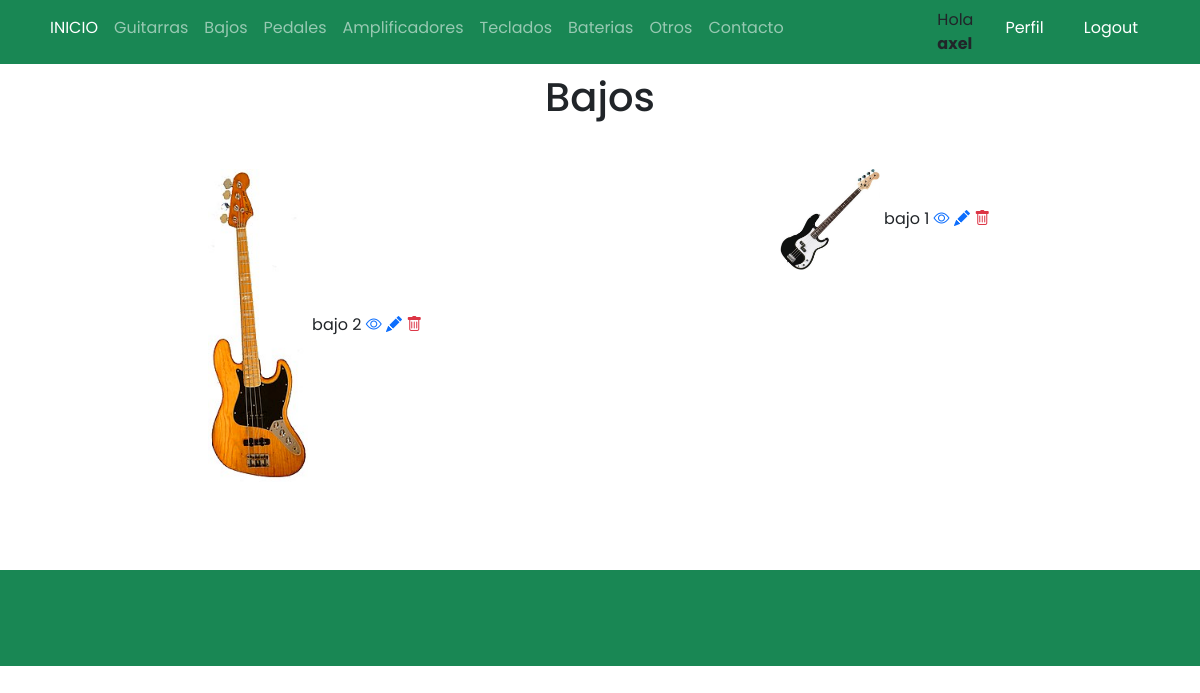
Screenshot of /listaBajos/ (signed in) with the database file from the repository.
### Base/models.py (models this page shows, shortened)
class Instrumento(models.Model):
    instrumentoSeleccion = (
    ('guitarra','Guitarra'),
    ('bajo', 'Bajo'),
    ('pedal','Pedal'),
    ('bateria','Bateria'),
    ('teclado','Teclado'),
    ('amplificador','Amplificador'),
    ('otro', 'Otro'),
    )
    usuario = models.ForeignKey(User, on_delete=models.CASCADE, null=True, blank=True)
    titulo = models.CharField(max_length=200)
    instrumento = models.CharField(max_length=15, choices=instrumentoSeleccion, default='guitarra')
    marca = models.CharField(max_length=40)
    modelo = models.CharField(max_length=40)
    descripcion = models.TextField(null=True, blank=True)
    year = models.IntegerField()
    precio = models.DecimalField(max_digits=10, decimal_places=2)
    fechaPublicacion = models.DateTimeField(auto_now_add=True)
    telefonoContacto = models.IntegerField()
    emailContacto = models.EmailField()
    imagenInstrumento = models.ImageField(null=True, blank=True, upload_to="imagenes/")
    class Meta:
        ordering = ['usuario', '-fechaPublicacion']

### Base/views.py (the view)
# urls.py: path('listaBajos/', BajoLista.as_view(), name='bajos'),
class BajoLista(LoginRequiredMixin, ListView):
    context_object_name = 'bajos'
    queryset = Instrumento.objects.filter(instrumento__startswith='bajo')
    template_name = 'Base/listaBajos.html'

### Base/templates/Base/listaBajos.html
{% extends 'Base/home.html' %}
{% block content %}
<br>
<br>
<div class="container text-center">
    <h1>Bajos</h1>
</div>
<br>
<div class="container text-center">
    <div class="row">
            {% for bajo in bajos %}
            <div class="col-sm-6 align-items-center">
                <div class="card-body">
                <img src="{{bajo.imagenInstrumento.url}}" class="" width="100px">
                {{bajo.titulo}}
                <a href="{% url 'bajo' bajo.id %}"><i class="bi bi-eye"></i></a>
                {% if user.id == bajo.usuario.id %}
                <a href="{% url 'bajo_editar' bajo.id %}"><i class="bi bi-pencil-fill"></i></a>
                <a href="{% url 'bajo_eliminar' bajo.id %}"><i class="bi bi-trash text-danger"></i></a>
                <br>
                <br>
                <br>
                <br>
                {% endif %}
                </div>
            </div>
            {% endfor %}
    </div>
</div>
{% endblock %}

### Base/templates/Base/home.html (shortened to what this page needs)
{% load static %}
<!DOCTYPE html>
<html lang="en">
<head>
    <link href="https://cdn.jsdelivr.net/npm/bootstrap@5.0.2/dist/css/bootstrap.min.css" rel="stylesheet"
>
    <link rel="stylesheet" href="https://cdn.jsdelivr.net/npm/bootstrap-icons@1.3.0/font/bootstrap-icons.css">
    <link rel="stylesheet" type="text/css" href="{% static 'style.css' %}">
</head>
<body>
    <nav class="navbar navbar-expand-sm bg-success navbar-dark py-2 fixed-top">
      <div class="container">
            <div class="collapse navbar-collapse" id="navmenu">
              <ul class="navbar-nav mr-auto">
                <li class="nav-item">
                  <a class="nav-link" href="{% url 'home' %}"><span class="text-white">INICIO</span></a>
                </li>
                <li class="nav-item">
                  <a class="nav-link" href="{% url 'guitarras' %}">Guitarras</a>
                </li>
                <li class="nav-item">
                  <a class="nav-link" href="{% url 'bajos' %}">Bajos</a>
                </li>
                <li class="nav-item">
                  <a class="nav-link" href="{% url 'pedales' %}">Pedales</a>
                </li>
                <li class="nav-item">
                  <a class="nav-link" href="{% url 'amplificadores' %}">Amplificadores</a>
                </li>
                <li class="nav-item">
                  <a class="nav-link" href="{% url 'teclados' %}">Teclados</a>
                </li>
                <li class="nav-item">
                  <a class="nav-link" href="{% url 'baterias' %}">Baterias</a>
                </li>
                <li class="nav-item">
                  <a class="nav-link" href="{% url 'otros' %}">Otros</a>
                </li>
                <li class="nav-item">
                  <a class="nav-link" href="{% url 'acerca_de_mi' %}">Contacto</a>
                </li>
                <div class="container"></div>
                <div class="container"></div>
                <div class="container"></div>
                <div class="container"></div>
                <div class="container"></div>
                {% if request.user.is_authenticated %}
                <div class="container">
                <li class="nav-item">
                  <span class="text-dark"> Hola <strong>{{request.user.first_name}}</strong></span>
                </li>
                </div>
                <div class="container">
                <li class="nav-item">
                  <a class="nav-link" href="{% url 'editar_perfil' %}"><span class="text-white">Perfil</span></a>
                </li>
                </div>
                <div class="container">
                <li class="nav-item">
                  <a class="nav-link" href="{% url 'logout' %}"><span class="text-white">Logout</span></a>
                </li>
                </div>
              {% endif %}
           </ul>
          </div>
      </div>
  </nav>
      {% block content %}{% endblock %}
  <footer class="p-5 bg-success text-white text-center position-relative">
  </footer>
</body>
</html>

### Base/static/style.css (style rules this page uses)
body { background-color: white; font-family: 'Poppins', 'Nunito', sans-serif; padding-top: 25px; }
a { text-decoration: none; }
li { text-decoration: none; }

### rows the page displays
Instrumento: imagenInstrumento (picture), titulo "bajo 2"
Instrumento: imagenInstrumento (picture), titulo "bajo 1"

### other values shown
{{ request.user.first_name }} "axel"
